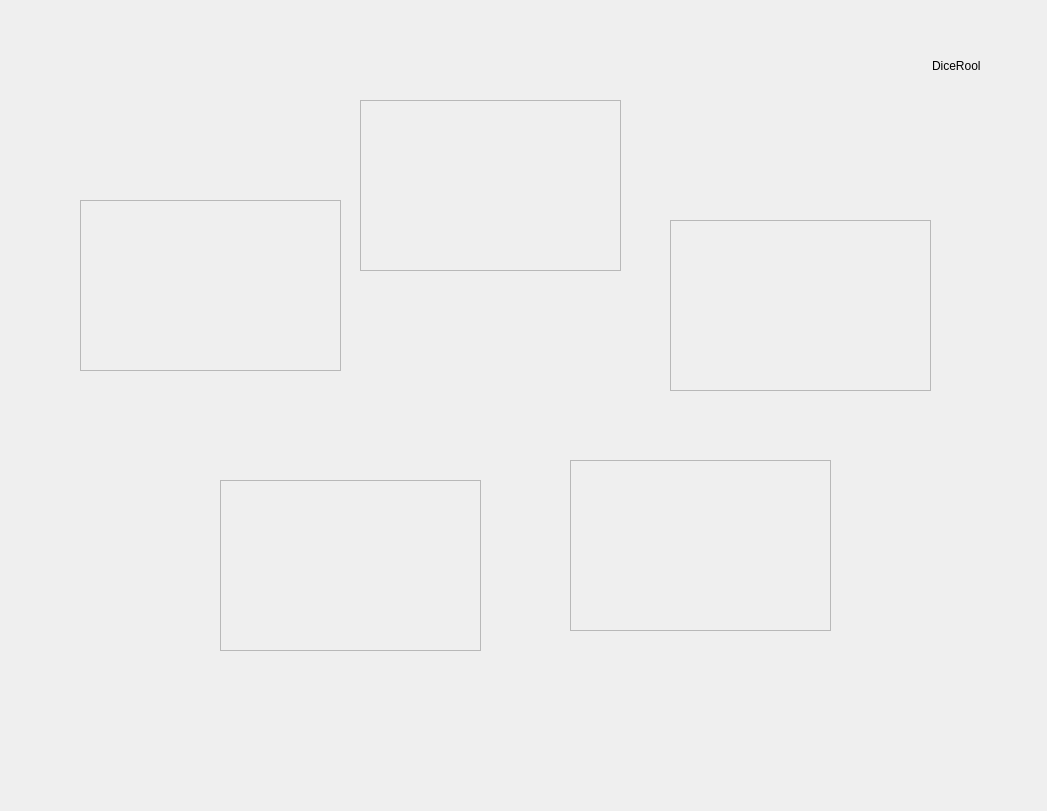
<?xml version="1.0" encoding="UTF-8"?>
<ui version="4.0">
 <class>Form</class>
 <widget class="QWidget" name="Form">
  <property name="geometry">
   <rect>
    <x>0</x>
    <y>0</y>
    <width>1047</width>
    <height>811</height>
   </rect>
  </property>
  <property name="windowTitle">
   <string>Form</string>
  </property>
  <widget class="QFrame" name="Star1">
   <property name="geometry">
    <rect>
     <x>80</x>
     <y>200</y>
     <width>261</width>
     <height>171</height>
    </rect>
   </property>
   <property name="frameShape">
    <enum>QFrame::StyledPanel</enum>
   </property>
   <property name="frameShadow">
    <enum>QFrame::Raised</enum>
   </property>
  </widget>
  <widget class="QFrame" name="Star2">
   <property name="geometry">
    <rect>
     <x>360</x>
     <y>100</y>
     <width>261</width>
     <height>171</height>
    </rect>
   </property>
   <property name="frameShape">
    <enum>QFrame::StyledPanel</enum>
   </property>
   <property name="frameShadow">
    <enum>QFrame::Raised</enum>
   </property>
  </widget>
  <widget class="QFrame" name="Star3">
   <property name="geometry">
    <rect>
     <x>670</x>
     <y>220</y>
     <width>261</width>
     <height>171</height>
    </rect>
   </property>
   <property name="frameShape">
    <enum>QFrame::StyledPanel</enum>
   </property>
   <property name="frameShadow">
    <enum>QFrame::Raised</enum>
   </property>
  </widget>
  <widget class="QFrame" name="Star4">
   <property name="geometry">
    <rect>
     <x>570</x>
     <y>460</y>
     <width>261</width>
     <height>171</height>
    </rect>
   </property>
   <property name="frameShape">
    <enum>QFrame::StyledPanel</enum>
   </property>
   <property name="frameShadow">
    <enum>QFrame::Raised</enum>
   </property>
  </widget>
  <widget class="QFrame" name="frame">
   <property name="geometry">
    <rect>
     <x>220</x>
     <y>480</y>
     <width>261</width>
     <height>171</height>
    </rect>
   </property>
   <property name="frameShape">
    <enum>QFrame::StyledPanel</enum>
   </property>
   <property name="frameShadow">
    <enum>QFrame::Raised</enum>
   </property>
  </widget>
  <widget class="QWidget" name="horizontalLayoutWidget">
   <property name="geometry">
    <rect>
     <x>20</x>
     <y>10</y>
     <width>961</width>
     <height>111</height>
    </rect>
   </property>
   <layout class="QHBoxLayout" name="horizontalLayout">
    <item>
     <spacer name="horizontalSpacer">
      <property name="orientation">
       <enum>Qt::Horizontal</enum>
      </property>
      <property name="sizeHint" stdset="0">
       <size>
        <width>40</width>
        <height>20</height>
       </size>
      </property>
     </spacer>
    </item>
    <item>
     <widget class="QLabel" name="label">
      <property name="text">
       <string>DiceRool</string>
      </property>
     </widget>
    </item>
   </layout>
  </widget>
 </widget>
 <resources/>
 <connections/>
</ui>
